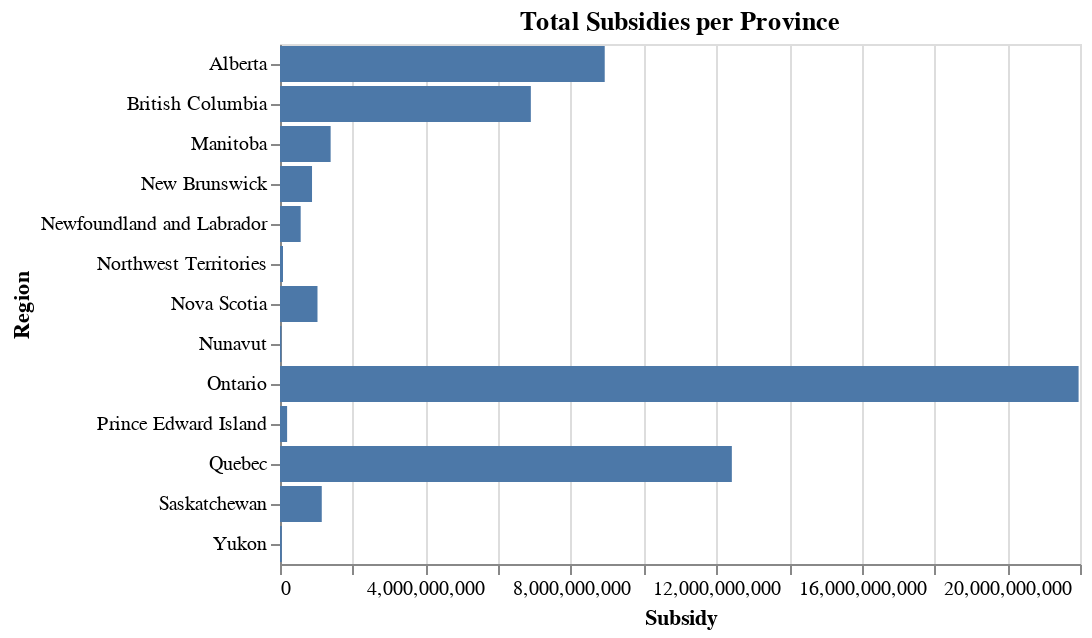

The notebook cell this image was saved under:
### Code cell
alt.Chart(temp3, title = "Total Subsidies per Province").mark_bar().encode(
    x = "Subsidy",
    y = "Region"
)

### Figure 1 — Vega-Lite specification as saved in the notebook (floating-point values rounded to 4 significant figures)
{"config": {"view": {"continuousWidth": 400, "continuousHeight": 300}}, "data": {"name": "data-050815eeeb0acca0c462f0f7fdee2c4f"}, "mark": "bar", "encoding": {"x": {"type": "quantitative", "field": "Subsidy"}, "y": {"type": "nominal", "field": "Region"}}, "title": "Total Subsidies per Province", "$schema": "https://vega.github.io/schema/vega-lite/v4.8.1.json", "datasets": {"data-050815eeeb0acca0c462f0f7fdee2c4f": [{"Region": "Alberta", "BusinessLocations": 298600.0, "Subsidy": 8930000000.0, "SupportedEmployees": 4459000.0, "RehiredEmployees": 27280.0}, {"Region": "British Columbia", "BusinessLocations": 340100.0, "Subsidy": 6898000000.0, "SupportedEmployees": 3853000.0, "RehiredEmployees": 35120.0}, {"Region": "Manitoba", "BusinessLocations": 59060.0, "Subsidy": 1393000000.0, "SupportedEmployees": 829900.0, "RehiredEmployees": 5310.0}, {"Region": "New Brunswick", "BusinessLocations": 44680.0, "Subsidy": 880700000.0, "SupportedEmployees": 513700.0, "RehiredEmployees": 3745.0}, {"Region": "Newfoundland and Labrador", "BusinessLocations": 29780.0, "Subsidy": 568700000.0, "SupportedEmployees": 322500.0, "RehiredEmployees": 2700.0}, {"Region": "Northwest Territories", "BusinessLocations": 2245.0, "Subsidy": 82210000.0, "SupportedEmployees": 34050.0, "RehiredEmployees": 150.0}, {"Region": "Nova Scotia", "BusinessLocations": 54420.0, "Subsidy": 1031000000.0, "SupportedEmployees": 620400.0, "RehiredEmployees": 5190.0}, {"Region": "Nunavut", "BusinessLocations": 835.0, "Subsidy": 39240000.0, "SupportedEmployees": 18070.0, "RehiredEmployees": 25.0}, {"Region": "Ontario", "BusinessLocations": 850100.0, "Subsidy": 21960000000.0, "SupportedEmployees": 12030000.0, "RehiredEmployees": 86040.0}, {"Region": "Prince Edward Island", "BusinessLocations": 11280.0, "Subsidy": 195600000.0, "SupportedEmployees": 120100.0, "RehiredEmployees": 985.0}, {"Region": "Quebec", "BusinessLocations": 504700.0, "Subsidy": 12430000000.0, "SupportedEmployees": 7018000.0, "RehiredEmployees": 52280.0}, {"Region": "Saskatchewan", "BusinessLocations": 60080.0, "Subsidy": 1149000000.0, "SupportedEmployees": 647300.0, "RehiredEmployees": 5605.0}, {"Region": "Yukon", "BusinessLocations": 2730.0, "Subsidy": 50270000.0, "SupportedEmployees": 27080.0, "RehiredEmployees": 245.0}]}}
